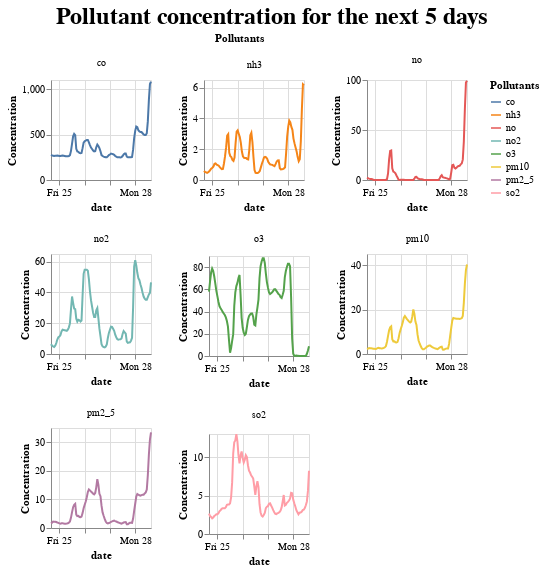

Here is the notebook cell this chart was saved with:
### Markdown cell above
## Get pollution forecast for the next 5 days.

### Code cell
import altair as alt
alt.renderers.enable("html");

get_pollution_forecast(39.952583, -75.165222, '635948b768a2268ceccb06606c403863')

### Figure 1 — Vega-Lite specification as saved in the notebook (floating-point values rounded to 4 significant figures; data arrays with more than 128 entries replaced by an {"elided": "..."} marker saying what was removed)
{"config": {"view": {"continuousWidth": 400, "continuousHeight": 300}, "title": {"anchor": "middle", "fontSize": 24}}, "data": {"name": "data-2b6cbedd77f30a8e91c72cec3d862825"}, "facet": {"field": "Pollutants", "type": "nominal"}, "spec": {"mark": "line", "encoding": {"color": {"field": "Pollutants", "type": "nominal"}, "x": {"field": "dt", "title": "date", "type": "temporal"}, "y": {"field": "Concentration", "title": "Concentration", "type": "quantitative"}}, "height": 100, "width": 100}, "columns": 3, "resolve": {"axis": {"x": "independent", "y": "independent"}, "scale": {"x": "independent", "y": "independent"}}, "title": "Pollutant concentration for the next 5 days", "$schema": "https://vega.github.io/schema/vega-lite/v4.17.0.json", "datasets": {"data-2b6cbedd77f30a8e91c72cec3d862825": {"elided": "768 records"}}}
